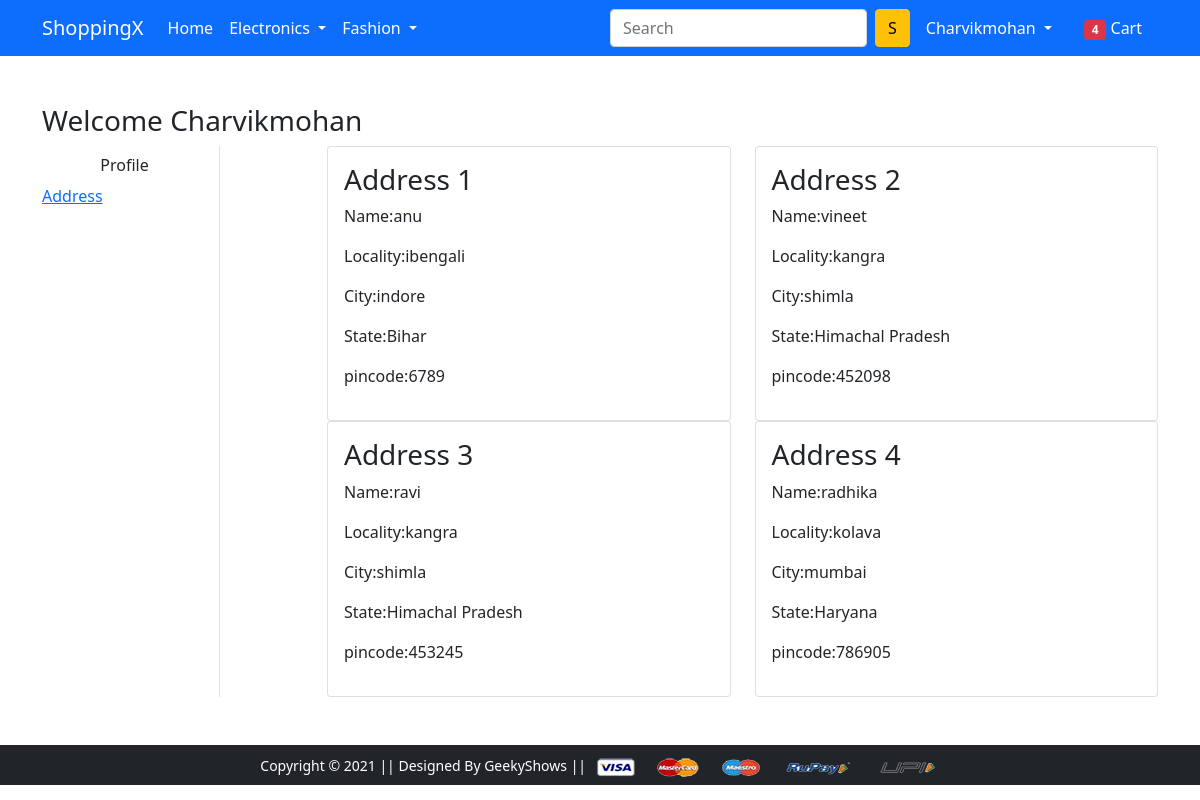
The page /address/ (signed in) on the database its author committed.
### app/models.py (models this page shows, shortened)
class Customer(models.Model):
    user = models.ForeignKey(User,on_delete=models.CASCADE)
    name = models.CharField(max_length=200)
    locality = models.CharField(max_length=200)
    city = models.CharField(max_length=50)
    zipcode = models.IntegerField()
    state = models.CharField(choices=STATE_CHOICES,max_length=50)

### app/views.py (the view)
# urls.py: path('address/', views.address, name='address'),
@login_required
def address(request):
  add = Customer.objects.filter(user=request.user)
  return render(request,'app/address.html',{'add':add,'active':'btn-primary'})

### app/templates/app/address.html (shortened to what this page needs)
{% extends 'app/base.html' %}
{% load static %}
{% block main-content %}
<div class="container my-5">
 <div class="row">
 <h3>Welcome <span class = "text-capitalize">{{request.user}}</span></h3>
  <div class="col-sm-2 border-end">
   <ul class="list-unstyled">
    <li class="d-grid"><a href="{% url 'profile' %}" class="btn">Profile</a></li>
    <li class="d-grid"><a href="{% url 'address' %}" class="btn{{active}}">Address</a></li>
   </ul>
  </div>
  <div class="col-sm-9 offset-sm-1">
   <div class="row">
   {% for ad in add %}
    <div class="col-sm-6">
     <div class="card">
      <div class="card-body">
       <h3>Address {{forloop.counter}}</h3>
       <p>Name:{{ad.name}}</p>
       <p>Locality:{{ad.locality}}</p>
       <p>City:{{ad.city}}</p>
       <p>State:{{ad.state}}</p>
       <p>pincode:{{ad.zipcode}}</p>
      </div>
     </div>
    </div>
    {% endfor %}
   </div>
  </div>
 </div>
</div>
{% endblock main-content %}

### app/templates/app/base.html (shortened to what this page needs)
<!doctype html>
{% load static %}
<html lang="en">
  <head>
    <link href="https://cdn.jsdelivr.net/npm/bootstrap@5.0.0-beta1/dist/css/bootstrap.min.css" rel="stylesheet">
    <link rel="stylesheet" href="{% static 'app/css/owl.carousel.min.css' %}">
    <link rel="stylesheet" href="{% static 'app/css/all.min.css' %}">
    <link rel="stylesheet" href="{% static 'app/css/style.css' %}">
  </head>
  <body>
    <nav class="navbar navbar-expand-lg navbar-dark bg-primary">
     <div class="container">
       <a class="navbar-brand" href="/">ShoppingX</a>
       <div class="collapse navbar-collapse" id="navbarSupportedContent">
         <ul class="navbar-nav me-auto mb-2 mb-lg-0">
           <li class="nav-item">
             <a class="nav-link active" aria-current="page" href="/">Home</a>
           </li>
           <li class="nav-item dropdown">
             <a class="nav-link dropdown-toggle text-white" href="#" id="electronicsDropdown" role="button" data-bs-toggle="dropdown" aria-expanded="false">
               Electronics
             </a>
           </li>
           <li class="nav-item dropdown">
             <a class="nav-link dropdown-toggle text-white" href="#" id="fashionDropdown" role="button" data-bs-toggle="dropdown" aria-expanded="false">
               Fashion
             </a>
           </li>
         </ul>
         <form class="d-flex">
           <input class="form-control me-2" type="search" placeholder="Search" aria-label="Search">
           <button class="btn btn-warning" type="submit">S</button>
         </form>
         <div>
          <ul class="navbar-nav me-auto mb-2 mb-lg-0">
          {% if request.user.is_authenticated %}
           <li class="nav-item dropdown mx-2">
              <a class="nav-link dropdown-toggle text-white" href="#" id="profileDropdown" role="button" data-bs-toggle="dropdown" aria-expanded="false">
              {{request.user.username|capfirst}}
              </a>
            </li>
            <li class="nav-item mx-2">
             <a href="{% url 'showcart' %}" class="nav-link text-white"><span class="badge bg-danger">4</span> Cart </a>
            </li>
          {% endif %}
          </ul>
         </div>
       </div>
     </div>
    </nav>
    {% block main-content %} {% endblock main-content %}
    <footer class="container-fluid bg-dark text-center p-2 mt-5">
        <small class="text-white">Copyright &copy; 2021 || Designed By GeekyShows || </small>
        <img src="{% static 'app/images/payment.png' %}" alt="" srcset="" class="img-fluid" height="2px">
    </footer>
  </body>
</html>

### rows shown on the page
Customer: name "anu", locality "ibengali", city "indore", state "Bihar", zipcode "6789"
Customer: name "vineet", locality "kangra", city "shimla", state "Himachal Pradesh", zipcode "452098"
Customer: name "ravi", locality "kangra", city "shimla", state "Himachal Pradesh", zipcode "453245"
Customer: name "radhika", locality "kolava", city "mumbai", state "Haryana", zipcode "786905"

### other values the page prints
{{ request.user.username|capfirst }} "Charvikmohan"
{{ request.user }} "Charvikmohan"
